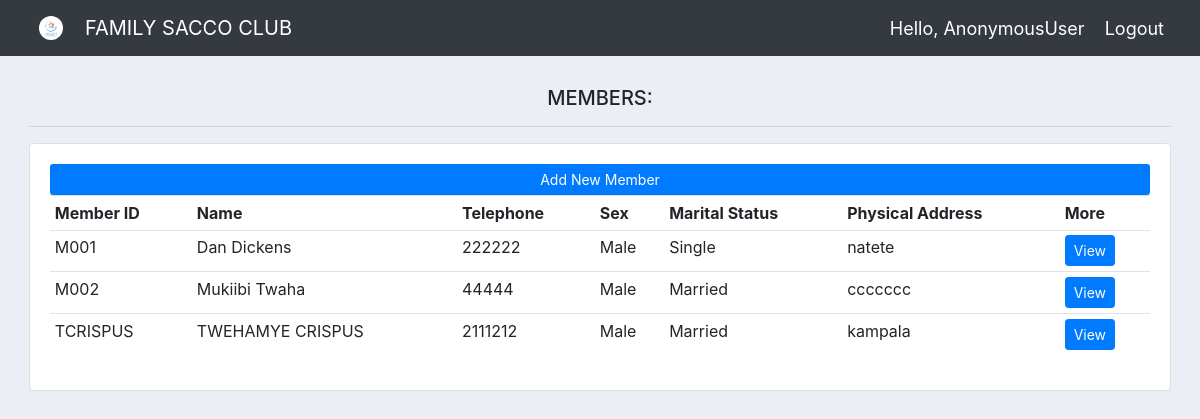
Page /all_member/ on the committed database.
### fam_sacco_app/models.py (models this page shows, shortened)
class Member(models.Model):
    sex_choices = (("Male","male"), ("Female","Female"))
    status_choices = (("Married","Married"),("Single","Single"),
                        ("Windowed","Windowed"),("Divorsed","Divorsed"))
    member_id =models.CharField(max_length=10, primary_key=True )
    full_name = models.CharField(max_length=200, null=False)
    nin = models.CharField(max_length=100)
    occupation=models.CharField(max_length=500)
    sex = models.CharField(max_length=10,choices = sex_choices)
    marital_status = models.CharField(max_length=30, choices=status_choices)
    email = models.EmailField(max_length=100)
    telephone = models.PositiveIntegerField()
    date_of_birth = models.DateField(validators=[MaxValueValidator(datetime.date.today)])
    current_address = models.CharField(max_length=300)
    home_address = models.CharField(max_length=300)
    Registered_date = models.DateTimeField(auto_now_add=True)

### fam_sacco_app/views.py (the view)
# urls.py: path('all_member/', views.allMember, name='all_member'),
def allMember(request):
    member_list = Member.objects.all()
    context = {
                'member_list': member_list,
        }
    return render(request, 'members/all_members.html', context )

### fam_sacco_app/templates/members/all_members.html
{% extends 'members/main.html' %}
{% block content %}
<br>
<div class="row">
    <div class="col">
        <div class="col-md">
            <h5 align="center"> MEMBERS: </h5>
            <hr>
            <div class="card card-body">
                <a class="btn btn-sm btn-block bg-primary" style="color: white;"  href="{% url 'create_member' %}"> Add New Member </a>
                <table class="table table-sm">
                    <tr>
                        <th>Member ID</th>
                        <th>Name</th>
                        <th>Telephone</th>
                        <th>Sex</th>
                        <th>Marital Status</th>
                        <th>Physical Address</th>
                        <th>More</th>
                    </tr>
                    {% for member in member_list %}
                    <tr>
                        <td>{{member.member_id}}</td>
                        <td>{{member.full_name}}</td>
                        <td>{{member.telephone}}</td>
                        <td>{{member.sex}}</td>
                        <td>{{member.marital_status}}</td>
                        <td>{{member.current_address}}</td>
                        <td><a class="btn btn-sm btn-primary" href="{% url 'member' member.member_id %}">View</a></td>
                    </tr>
                    {% endfor %}
                </table>
            </div>
        </div>
    </div>
{% endblock content %}

### fam_sacco_app/static/css/main.css (style rules this page uses)
body { background-color: #ebeff5; }
.row { padding: 14px; }

### rows in the picture
Member: member_id "M001", full_name "Dan Dickens", telephone "222222", sex "Male", marital_status "Single", current_address "natete"
Member: member_id "M002", full_name "Mukiibi Twaha", telephone "44444", sex "Male", marital_status "Married", current_address "ccccccc"
Member: member_id "TCRISPUS", full_name "TWEHAMYE CRISPUS", telephone "2111212", sex "Male", marital_status "Married", current_address "kampala"

### other values in the picture
{{ request.user }} "AnonymousUser"
